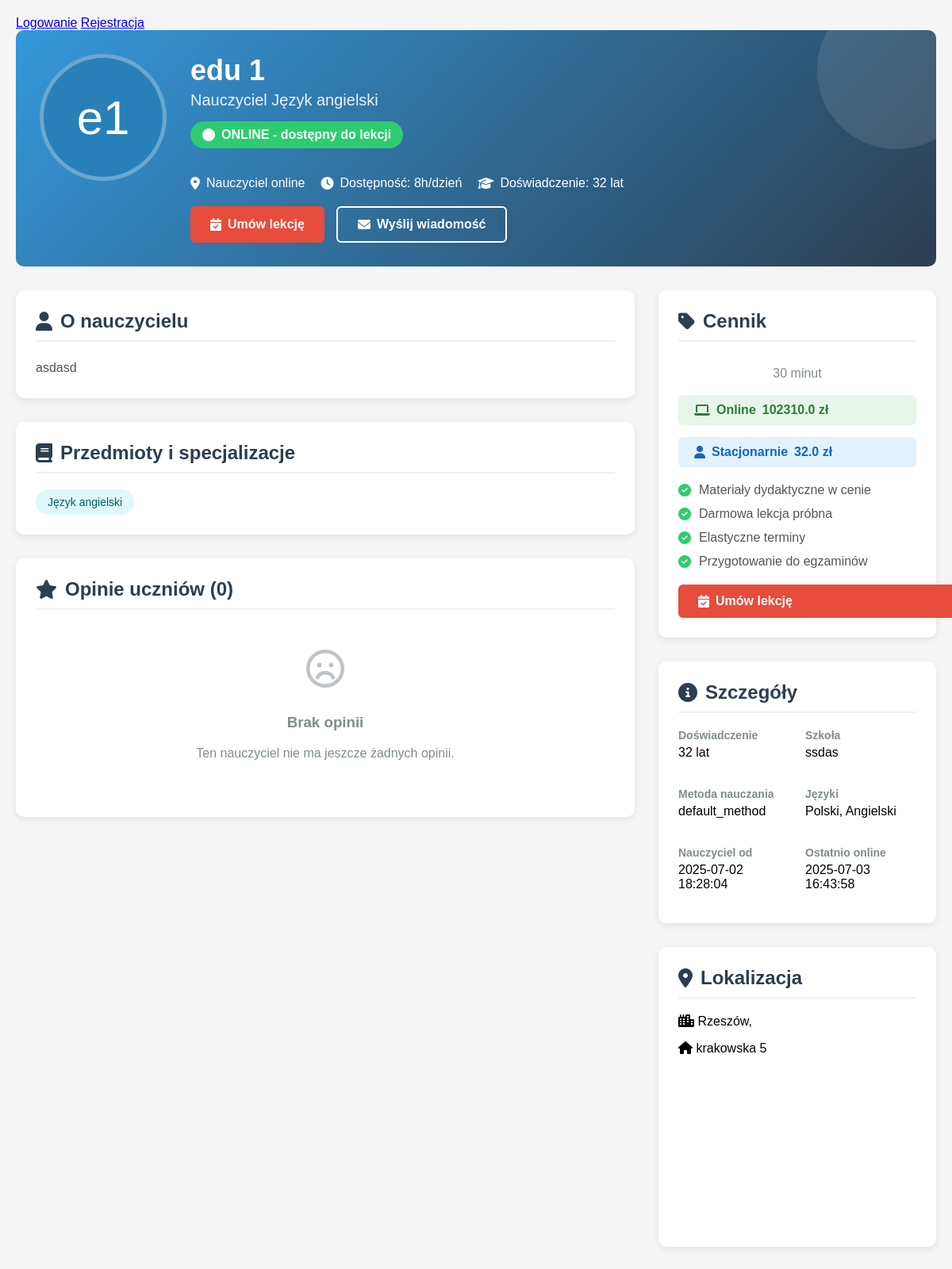
/teacher_profile/3 (signed in), run on an earlier commit of the app's database.
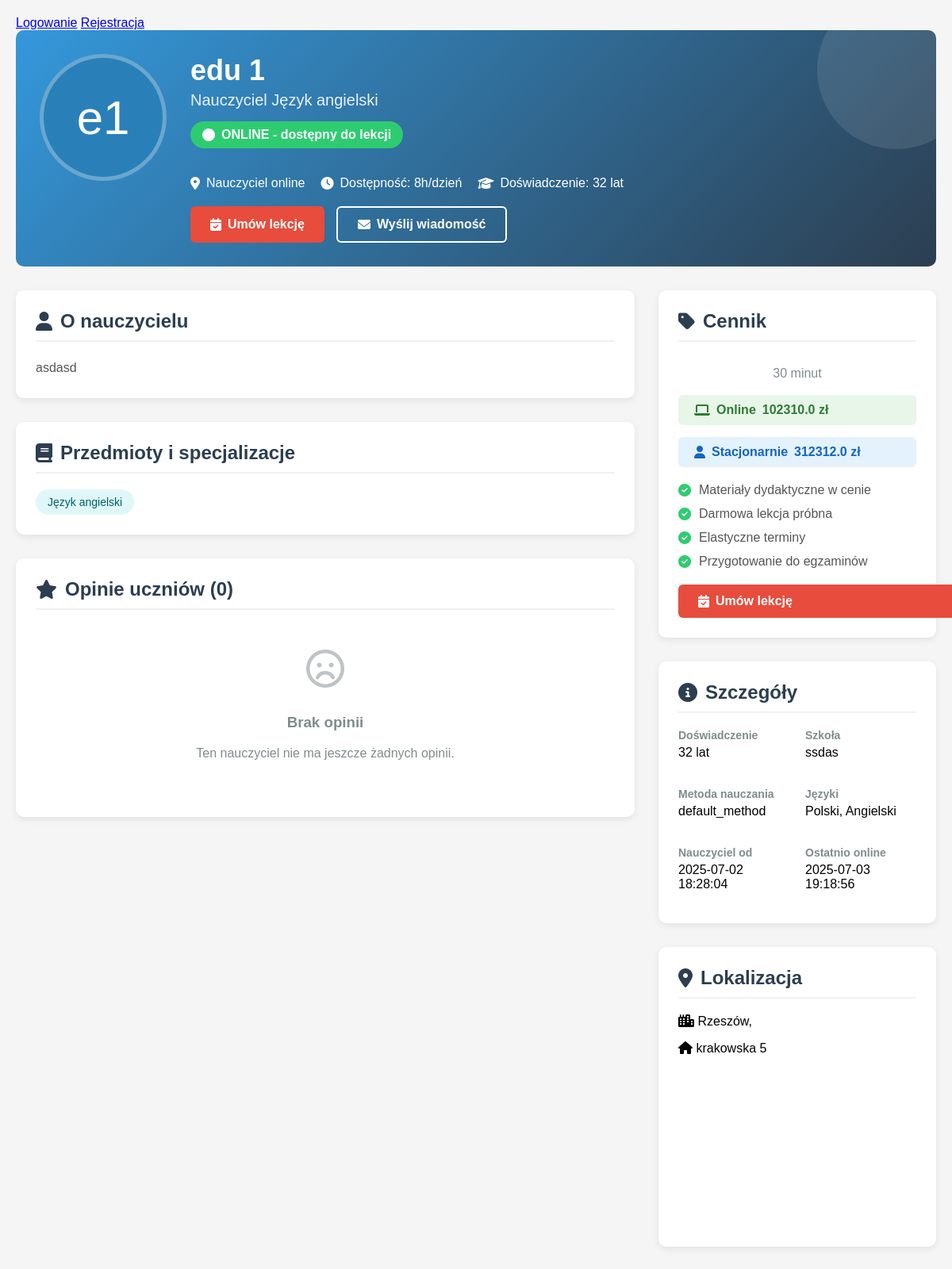
And on a later commit of the database.
### tables this page shows
CREATE TABLE users (
                id INTEGER PRIMARY KEY AUTOINCREMENT,
                username TEXT UNIQUE NOT NULL,
                email TEXT UNIQUE NOT NULL,
                hash TEXT NOT NULL,
                role INTEGER DEFAULT 0,
                voivodeship TEXT,
                regional_teacher_id INTEGER,
                first_name TEXT,
                last_name TEXT,
                phone TEXT,
                school TEXT,
                subjects TEXT,
                experience_years INTEGER,
                bio TEXT,
                profile_picture TEXT,
                created_at TIMESTAMP DEFAULT CURRENT_TIMESTAMP,
                is_online INTEGER DEFAULT 0,
                last_online TIMESTAMP,
                teaching_modes TEXT DEFAULT 'online',
                availability_hours INTEGER DEFAULT 8,
                parental_email TEXT,
                password_setup_token TEXT,
                token_expiry TIMESTAMP,
                password_reset_token TEXT,
                password_reset_expiry TIMESTAMP,
                tmethod TEXT DEFAULT 'default_method'
            );

CREATE TABLE teacher_pricing (
                teacher_id INTEGER PRIMARY KEY,
                price_online REAL NOT NULL DEFAULT 80.0,
                price_in_person REAL NOT NULL DEFAULT 100.0,
                updated_at TIMESTAMP DEFAULT CURRENT_TIMESTAMP,
                FOREIGN KEY (teacher_id) REFERENCES users (id)
            );

CREATE TABLE pins (
                id INTEGER PRIMARY KEY AUTOINCREMENT,
                title TEXT NOT NULL,
                description TEXT,
                region TEXT NOT NULL,
                city TEXT NOT NULL,
                address TEXT NOT NULL,
                lat REAL NOT NULL,
                lng REAL NOT NULL,
                created_by INTEGER NOT NULL,
                FOREIGN KEY (created_by) REFERENCES users (id)
            );

### app.py (the view)
@app.route("/teacher_profile/<int:teacher_id>")
def teacher_profile(teacher_id):
    if "user_id" not in session:
        flash("Musisz być zalogowany, aby przeglądać profile nauczycieli", "error")
        return redirect(url_for("login"))
    db = get_db()
    teacher = db.execute("""
        SELECT u.*, p.city, p.address, p.lat, p.lng,
               rt.username as regional_teacher_name
        FROM users u
        LEFT JOIN pins p ON u.id = p.created_by
        LEFT JOIN users rt ON u.regional_teacher_id = rt.id
        WHERE u.id = ? AND u.role IN (?, ?)
    """, (teacher_id, ROLE_TEACHER, ROLE_REGIONAL_TEACHER)).fetchone()
    if not teacher:
        flash("Nauczyciel nie istnieje", "error")
        return redirect(url_for("index"))
    teacher = row_to_dict(teacher)
    availability = {}
    availability_rows = db.execute("""
        SELECT day_of_week, start_time, end_time, is_available, teaching_mode
        FROM teacher_availability
        WHERE teacher_id = ?
    """, (teacher_id,)).fetchall()
    for row in availability_rows:
        day = row['day_of_week']
        time_slot = f"{row['start_time']} - {row['end_time']}"
        if day not in availability:
            availability[day] = {}
        availability[day][time_slot] = {
            'available': row['is_available'],
            'mode': row['teaching_mode']
        }
    reviews = []
    pricing = db.execute("""
        SELECT price_online, price_in_person
        FROM teacher_pricing
        WHERE teacher_id = ?
    """, (teacher_id,)).fetchone()
    if not pricing:
        pricing = {"price_online": "brak danych", "price_in_person": "brak danych"}
    return render_template("teacher_profile.html",
                           teacher=teacher,
                           availability=availability,
                           reviews=reviews,
                           time_slots=generate_time_slots(),
                           datetime=datetime,
                           pricing=pricing)

### templates/teacher_profile.html (shortened to what this page needs)
<!DOCTYPE html>
<html lang="pl">
<head>
    <link rel="stylesheet" href="https://cdnjs.cloudflare.com/ajax/libs/font-awesome/6.4.0/css/all.min.css ">
</head>
<body>
    <nav>
        <div class="nav-left">
            {% if logged_in %}
                Witaj, <strong>{{ session.get('username') }}</strong> ({{ role }}) |
                <a href="{{ url_for('index') }}">Strona główna</a>
                <a href="{{ url_for('online_teachers') }}">Nauczyciele Online</a>
                {% if role in ['admin', 'teacher'] %}
                    <a href="{{ url_for('add') }}">Dodaj Pinezkę</a>
                {% endif %}
                {% if role == 'teacher' and teacher_has_pin %}
                    <a href="{{ url_for('edit_pin', pin_id=session.get('assigned_pin_id')) }}">Edytuj swoją pinezkę</a>
                {% endif %}
                {% if role == 'admin' %}
                    <a href="{{ url_for('users') }}">Użytkownicy</a>
                    <a href="{{ url_for('messages') }}">Wiadomości</a>
                {% endif %}
            {% else %}
                <a href="{{ url_for('login') }}">Logowanie</a>
                <a href="{{ url_for('register') }}">Rejestracja</a>
            {% endif %}
        </div>
    </nav>
    <div class="profile-container">
        <div class="profile-header">
            <div class="avatar-container">
                <div class="teacher-avatar">
                    {{ teacher.first_name[0] }}{{ teacher.last_name[0] }}
                </div>
            </div>
            <div class="profile-info">
                <h1 class="teacher-name">{{ teacher.first_name }} {{ teacher.last_name }}</h1>
                <div class="teacher-title">Nauczyciel {{ teacher.subjects.split(', ')[0] }}</div>
                <div class="status-badge">
                    <i class="fas fa-circle"></i> ONLINE - dostępny do lekcji
                </div>
                <div class="contact-info">
                    <div class="contact-item">
                        <i class="fas fa-map-marker-alt"></i>
                        {% if teacher.voivodeship %}
                            {{ teacher.voivodeship }}{% if teacher.city %}, {{ teacher.city }}{% endif %}
                        {% else %}
                            Nauczyciel online
                        {% endif %}
                    </div>
                    <div class="contact-item">
                        <i class="fas fa-clock"></i>
                        Dostępność: {{ teacher.availability_hours }}h/dzień
                    </div>
                    <div class="contact-item">
                        <i class="fas fa-graduation-cap"></i>
                        Doświadczenie: {{ teacher.experience_years }} lat
                    </div>
                </div>
                <div class="profile-actions">
                    <a href="{{ url_for('book_teacher', teacher_id=teacher.id) }}" class="btn btn-primary">
                        <i class="fas fa-calendar-check"></i> Umów lekcję
                    </a>
                    <a href="#" class="btn btn-outline">
                        <i class="fas fa-envelope"></i> Wyślij wiadomość
                    </a>
                </div>
            </div>
        </div>
        <div class="profile-content">
            <div class="main-content">
                <div class="section">
                    <h2 class="section-title"><i class="fas fa-user"></i> O nauczycielu</h2>
                    <div class="about-content">
                        {{ teacher.bio or "Nauczyciel nie dodał jeszcze opisu swojego profilu." }}
                    </div>
                </div>
                <div class="section">
                    <h2 class="section-title"><i class="fas fa-book"></i> Przedmioty i specjalizacje</h2>
                    <div class="subjects-list">
                        {% for subject in teacher.subjects.split(', ') %}
                        <div class="subject-tag">{{ subject }}</div>
                        {% endfor %}
                    </div>
                </div>
                <div class="section">
                    <h2 class="section-title"><i class="fas fa-star"></i> Opinie uczniów ({{ reviews|length }})</h2>
                    <div class="reviews-container">
                        {% if reviews %}
                            {% for review in reviews %}
                            <div class="review">
                                <div class="review-header">
                                    <div class="review-avatar">{{ review.student_name[0] }}</div>
                                    <div class="review-name">{{ review.student_name }}</div>
                                    <div class="review-date">{{ review.date }}</div>
                                </div>
                                <div class="review-rating">
                                    {% for i in range(5) %}
                                    <i class="fas fa-star{% if i >= review.rating %}-o{% endif %}"></i>
                                    {% endfor %}
                                </div>
                                <div class="review-content">
                                    {{ review.content }}
                                </div>
                            </div>
                            {% endfor %}
                        {% else %}
                            <div class="no-reviews">
                                <i class="far fa-frown"></i>
                                <h3>Brak opinii</h3>
                                <p>Ten nauczyciel nie ma jeszcze żadnych opinii.</p>
                            </div>
                        {% endif %}
                    </div>
                </div>
            </div>
            <div class="sidebar">
                <div class="section booking-card">
                    <h2 class="section-title"><i class="fas fa-tag"></i> Cennik</h2>
                    <div class="booking-price">
                        <span>30 minut</span>
                    </div>
                    <div class="modes-list">
                        <div class="mode-tag mode-online">
                            <i class="fas fa-laptop"></i> Online <span>{{ pricing.price_in_person }} zł<span/>
                        </div>
                        <div class="mode-tag mode-in-person">
                            <i class="fas fa-user"></i> Stacjonarnie <span>{{ pricing.price_online }} zł<span/>
                        </div>
                    </div>
                    <div class="booking-features">
                        <div class="feature-item">
                            <i class="fas fa-check-circle"></i>
                            <span>Materiały dydaktyczne w cenie</span>
                        </div>
                        <div class="feature-item">
                            <i class="fas fa-check-circle"></i>
                            <span>Darmowa lekcja próbna</span>
                        </div>
                        <div class="feature-item">
                            <i class="fas fa-check-circle"></i>
                            <span>Elastyczne terminy</span>
                        </div>
                        <div class="feature-item">
                            <i class="fas fa-check-circle"></i>
                            <span>Przygotowanie do egzaminów</span>
                        </div>
                    </div>
                    <a href="{{ url_for('book_teacher', teacher_id=teacher.id) }}" class="btn btn-primary" style="width: 100%;">
                        <i class="fas fa-calendar-check"></i> Umów lekcję
                    </a>
                </div>
                <div class="section">
                    <h2 class="section-title"><i class="fas fa-info-circle"></i> Szczegóły</h2>
                    <div class="info-grid">
                        <div class="info-item">
                            <div class="info-label">Doświadczenie</div>
                            <div class="info-value">{{ teacher.experience_years }} lat</div>
                        </div>
                        <div class="info-item">
                            <div class="info-label">Szkoła</div>
                            <div class="info-value">{{ teacher.school or 'Nie podano' }}</div>
                        </div>
                        <div class="info-item">
                            <div class="info-label">Metoda nauczania</div>
                            <div class="info-value">{{ teacher.tmethod }}</div>
                        </div>
                        <div class="info-item">
                            <div class="info-label">Języki</div>
                            <div class="info-value">Polski, Angielski</div>
                        </div>
                        <div class="info-item">
                            <div class="info-label">Nauczyciel od</div>
                            <div class="info-value">{{ teacher.created_at|format_date }}</div>
                        </div>
                        <div class="info-item">
                            <div class="info-label">Ostatnio online</div>
                            <div class="info-value">{{ teacher.last_online|format_datetime }}</div>
                        </div>
                    </div>
                </div>
                <div class="section">
                    <h2 class="section-title"><i class="fas fa-map-marker-alt"></i> Lokalizacja</h2>
                    {% if teacher.city %}
                    <p><i class="fas fa-city"></i> {{ teacher.city }}, {{ teacher.voivodeship }}</p>
                    <p><i class="fas fa-home"></i> {{ teacher.address or 'Nie podano adresu' }}</p>
                    <div id="mini-map" style="height: 200px; margin-top: 15px; border-radius: 8px; overflow: hidden;"></div>
                    {% else %}
                    <p>Nauczyciel prowadzi wyłącznie lekcje online</p>
                    {% endif %}
                </div>
            </div>
        </div>
    </div>
</body>
</html>

What changed in the data, as far as the page shows it:
changed users "Język angielski": last_online "2025-07-03 16:43:58" → "2025-07-03 19:18:56"
changed teacher_pricing: price_online "32.0" → "312312.0"
